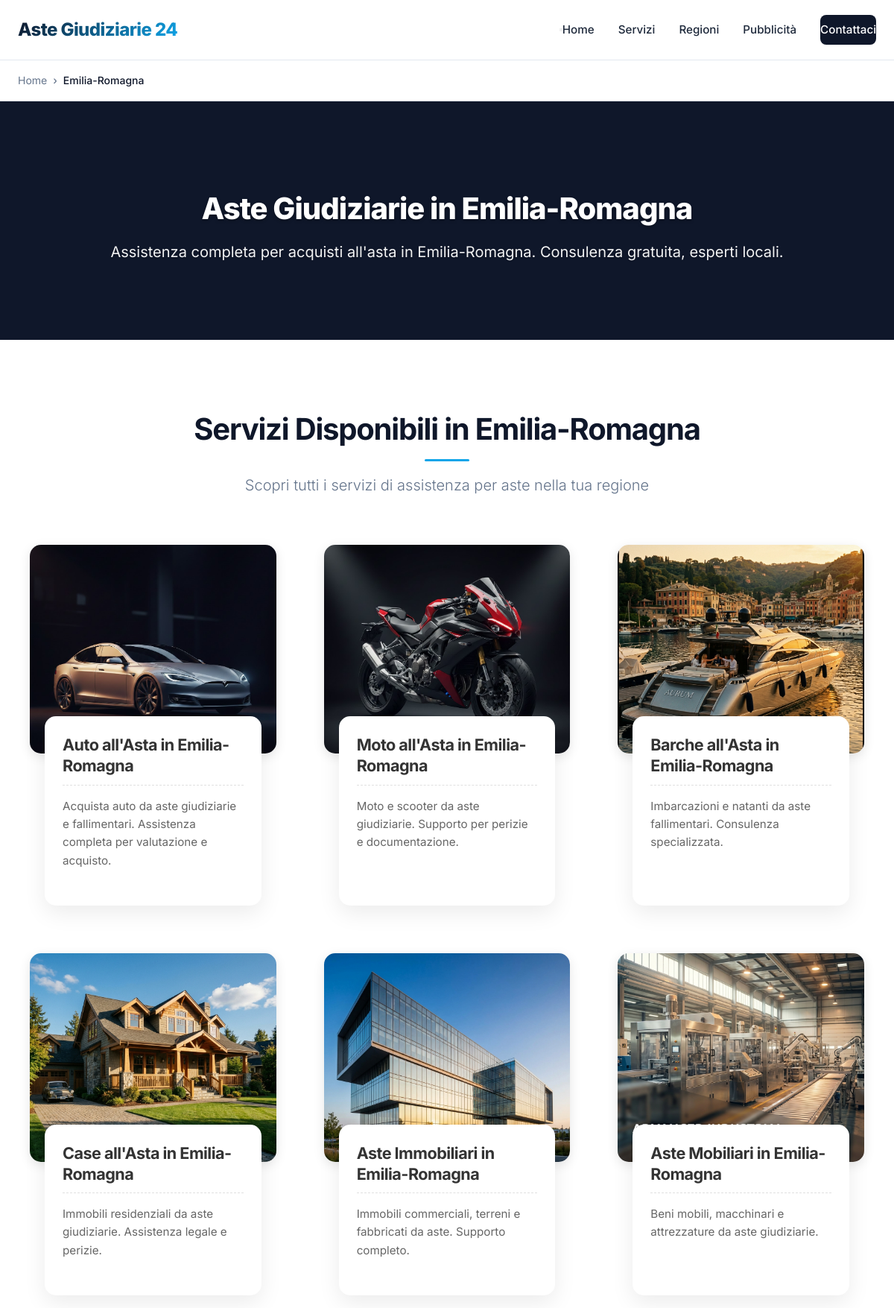
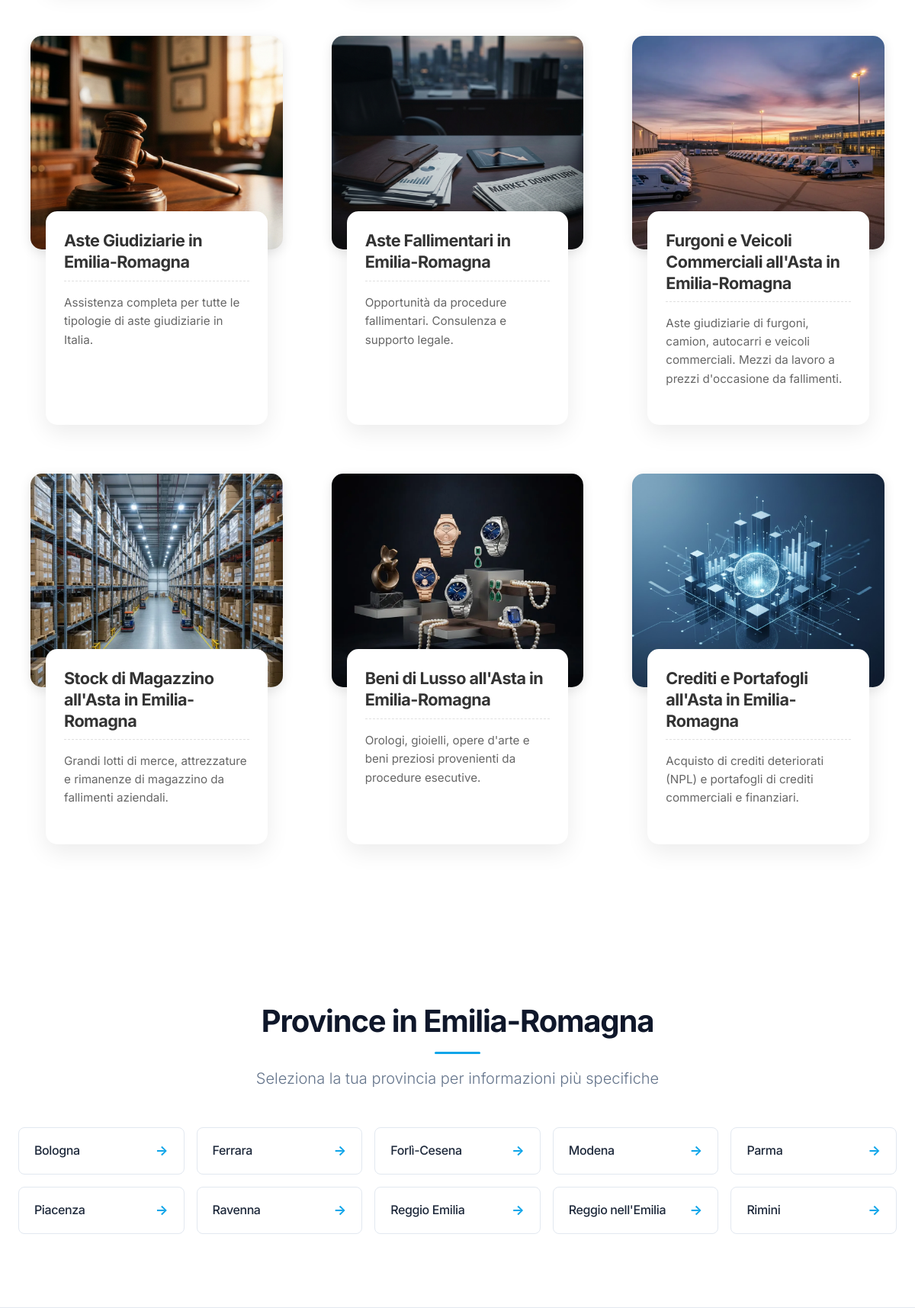
Screenshot of /regioni/emilia-romagna (upper part) with the database file from the repository (2 pictures, top to bottom).
### tables this page shows
CREATE TABLE `regioni` (
  `id` int NOT NULL AUTO_INCREMENT,
  `nome` varchar(100) NOT NULL,
  `slug` varchar(100) NOT NULL,
  `codice_istat` varchar(2) NOT NULL,
  `attiva` tinyint(1) NOT NULL DEFAULT '1',
  `contenuto_custom` text,
  `meta_title` varchar(70) DEFAULT NULL,
  `meta_description` varchar(200) DEFAULT NULL,
  PRIMARY KEY (`id`),
  UNIQUE KEY `slug` (`slug`),
  KEY `idx_slug` (`slug`),
  KEY `idx_attiva` (`attiva`)
);

CREATE TABLE `servizi` (
  `id` int NOT NULL AUTO_INCREMENT,
  `nome` varchar(100) NOT NULL,
  `slug` varchar(100) NOT NULL,
  `categoria` enum('veicoli','immobili','altro') NOT NULL,
  `descrizione_breve` varchar(160) DEFAULT NULL,
  `features` text,
  `prezzo` decimal(10,2) DEFAULT NULL,
  `contenuto` text,
  `immagine` varchar(255) DEFAULT NULL,
  `attivo` tinyint(1) NOT NULL DEFAULT '1',
  `ordine` int NOT NULL DEFAULT '0',
  `meta_title` text,
  `meta_description` text,
  PRIMARY KEY (`id`),
  UNIQUE KEY `slug` (`slug`),
  KEY `idx_slug` (`slug`),
  KEY `idx_categoria` (`categoria`),
  KEY `idx_attivo` (`attivo`),
  KEY `idx_ordine` (`ordine`)
);

CREATE TABLE `province` (
  `id` int NOT NULL AUTO_INCREMENT,
  `nome` varchar(100) NOT NULL,
  `slug` varchar(100) NOT NULL,
  `sigla` varchar(2) NOT NULL,
  `regione_id` int NOT NULL,
  `attiva` tinyint(1) NOT NULL DEFAULT '1',
  `contenuto_custom` text,
  `meta_title` varchar(70) DEFAULT NULL,
  `meta_description` varchar(200) DEFAULT NULL,
  PRIMARY KEY (`id`),
  UNIQUE KEY `slug` (`slug`),
  KEY `idx_slug` (`slug`),
  KEY `idx_regione` (`regione_id`),
  KEY `idx_attiva` (`attiva`),
  CONSTRAINT `fk_provincia_regione` FOREIGN KEY (`regione_id`) REFERENCES `regioni` (`id`) ON DELETE CASCADE
);

### public/index.php (called while the page is built)
<?php
require_once __DIR__ . '/../router.php';

### includes/db.php (called while the page is built, shortened)
<?php
class Database
{
    private static $instance = null;
    private $pdo;
    private function __construct()
    {
        try {
            $dsn = "mysql:host=" . DB_HOST . ";port=" . DB_PORT . ";dbname=" . DB_NAME . ";charset=" . DB_CHARSET;
            $options = [
                PDO::ATTR_ERRMODE => PDO::ERRMODE_EXCEPTION,
                PDO::ATTR_DEFAULT_FETCH_MODE => PDO::FETCH_ASSOC,
                PDO::ATTR_EMULATE_PREPARES => false,
                PDO::MYSQL_ATTR_INIT_COMMAND => "SET NAMES " . DB_CHARSET
            ];
            $this->pdo = new PDO($dsn, DB_USER, DB_PASS, $options);
        } catch (PDOException $e) {
            $this->logError('Database connection failed: ' . $e->getMessage());
            if (APP_DEBUG) {
                die('Database connection failed: ' . $e->getMessage());
            } else {
                die('Database connection failed. Please contact support.');
            }
        }
    }
    public static function getInstance()
    {
        if (self::$instance === null) {
            self::$instance = new self();
        }
        return self::$instance;
    }
    public function query($sql, $params = [])
    {
        try {
            $stmt = $this->pdo->prepare($sql);
            $stmt->execute($params);
            return $stmt;
        } catch (PDOException $e) {
            $this->logError('Query failed: ' . $e->getMessage() . ' | SQL: ' . $sql);
            throw $e;
        }
    }
    public function fetchAll($sql, $params = [])
    {
        return $this->query($sql, $params)->fetchAll();
    }
    public function fetchOne($sql, $params = [])
    {
        return $this->query($sql, $params)->fetch();
    }
}
function db()
{
    return Database::getInstance();
}

### public/regioni/regione-template.php (the view, shortened to what this page needs)
<?php
require_once __DIR__ . '/../../includes/db.php';
require_once __DIR__ . '/../../includes/functions.php';
$servizi = getAllServizi();
$province = getProvinceByRegione($regione['id']);
$canonical = APP_URL . '/regioni/' . $regione['slug'];
$breadcrumbItems = [
    ['name' => 'Home', 'url' => APP_URL],
    ['name' => $regione['nome'], 'url' => $canonical]
];
include __DIR__ . '/../../includes/header.php';
?>
<section class="breadcrumb-section">
    <div class="container">
        <?= renderBreadcrumbs($breadcrumbItems) ?>
    </div>
</section>
<section class="hero hero-small">
    <div class="hero-overlay"></div>
    <div class="container">
        <div class="hero-content">
            <h1 class="hero-title">
                Aste Giudiziarie in <?= htmlspecialchars($regione['nome']) ?>
            </h1>
            <p class="hero-subtitle">
                Assistenza completa per acquisti all'asta in <?= htmlspecialchars($regione['nome']) ?>. Consulenza
                gratuita, esperti locali.
            </p>
        </div>
    </div>
</section>
<section class="services-section">
    <div class="container">
        <div class="section-header">
            <h2>Servizi Disponibili in <?= htmlspecialchars($regione['nome']) ?></h2>
            <p>Scopri tutti i servizi di assistenza per aste nella tua regione</p>
        </div>
        <div class="services-grid">
            <?php foreach ($servizi as $s): ?>
                <a href="/<?= $s['slug'] ?>/<?= $regione['slug'] ?>" class="service-link"
                    style="text-decoration: none; color: inherit;">
                    <article class="service-card">
                        <div class="service-card-img">
                            <?php if (!empty($s['immagine'])): ?>
                                <img src="<?= htmlspecialchars($s['immagine']) ?>" alt="<?= htmlspecialchars($s['nome']) ?>">
                            <?php endif; ?>
                        </div>
                        <div class="service-card-content">
                            <h3 class="service-title">
                                <?= htmlspecialchars($s['nome']) ?> in <?= htmlspecialchars($regione['nome']) ?>
                            </h3>
                            <div class="service-divider"></div>
                            <p class="service-description">
                                <?= htmlspecialchars($s['descrizione_breve']) ?>
                            </p>
                        </div>
                    </article>
                </a>
            <?php endforeach; ?>
        </div>
    </div>
</section>
<?php if (!empty($province)): ?>
    <section class="locations-section">
        <div class="container">
            <div class="section-header">
                <h2>Province in <?= htmlspecialchars($regione['nome']) ?></h2>
                <p>Seleziona la tua provincia per informazioni più specifiche</p>
            </div>
            <div class="locations-grid">
                <?php foreach ($province as $prov): ?>
                    <a href="/province/<?= $prov['slug'] ?>" class="location-card">
                        <h3><?= htmlspecialchars($prov['nome']) ?></h3>
                        <span class="location-arrow">→</span>
                    </a>
                <?php endforeach; ?>
            </div>
        </div>
    </section>
<?php endif; ?>
<?php include __DIR__ . '/../../includes/footer.php'; ?>

### rows the page displays
regioni: nome "Emilia-Romagna"
servizi: immagine (picture), nome "Auto all'Asta", descrizione_breve "Acquista auto da aste giudiziarie e fallimentari. Assistenza completa per valutazione e acquisto."
servizi: immagine (picture), nome "Moto all'Asta", descrizione_breve "Moto e scooter da aste giudiziarie. Supporto per perizie e documentazione."
servizi: immagine (picture), nome "Barche all'Asta", descrizione_breve "Imbarcazioni e natanti da aste fallimentari. Consulenza specializzata."
servizi: immagine (picture), nome "Case all'Asta", descrizione_breve "Immobili residenziali da aste giudiziarie. Assistenza legale e perizie."
servizi: immagine (picture), nome "Aste Immobiliari", descrizione_breve "Immobili commerciali, terreni e fabbricati da aste. Supporto completo."
servizi: immagine (picture), nome "Aste Mobiliari", descrizione_breve "Beni mobili, macchinari e attrezzature da aste giudiziarie."
servizi: immagine (picture), nome "Aste Giudiziarie", descrizione_breve "Assistenza completa per tutte le tipologie di aste giudiziarie in Italia."
servizi: immagine (picture), nome "Aste Fallimentari", descrizione_breve "Opportunità da procedure fallimentari. Consulenza e supporto legale."
servizi: immagine (picture), nome "Furgoni e Veicoli Commerciali all'Asta", descrizione_breve "Aste giudiziarie di furgoni, camion, autocarri e veicoli commerciali. Mezzi da lavoro a prezzi d'occasione da fallimenti."
servizi: immagine (picture), nome "Stock di Magazzino all'Asta", descrizione_breve "Grandi lotti di merce, attrezzature e rimanenze di magazzino da fallimenti aziendali."
servizi: immagine (picture), nome "Beni di Lusso all'Asta", descrizione_breve "Orologi, gioielli, opere d'arte e beni preziosi provenienti da procedure esecutive."
servizi: immagine (picture), nome "Crediti e Portafogli all'Asta", descrizione_breve "Acquisto di crediti deteriorati (NPL) e portafogli di crediti commerciali e finanziari."
province: nome "Bologna"
province: nome "Ferrara"
province: nome "Forlì-Cesena"
province: nome "Modena"
province: nome "Parma"
province: nome "Piacenza"
province: nome "Ravenna"
province: nome "Reggio Emilia"
province: nome "Reggio nell'Emilia"
province: nome "Rimini"

### other values shown
$item['name'] "Home"
$item['name'] "Emilia-Romagna"
